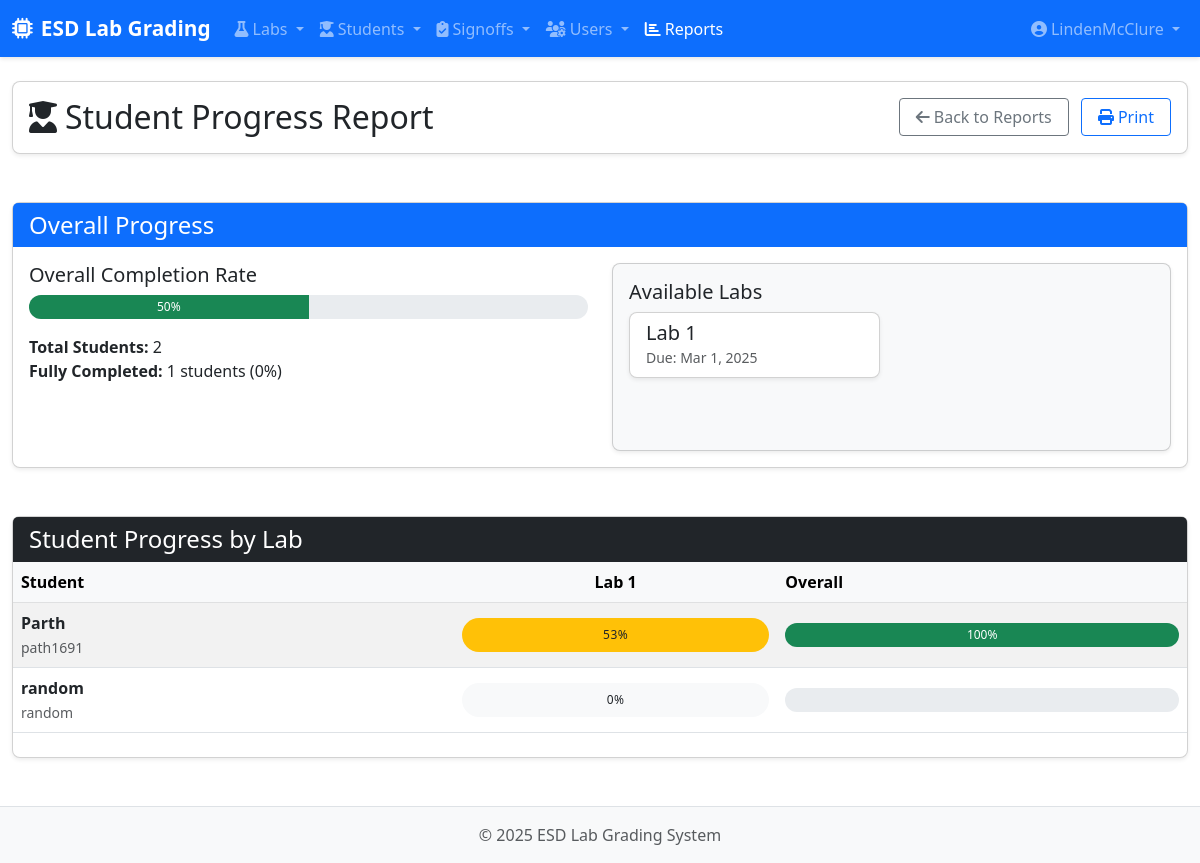
The app's page /reports/students/ (signed in) with its own data.
### labs/models.py (models this page shows, shortened)
class Lab(models.Model):
    name = models.CharField(max_length=200)
    description = models.TextField(blank=True)
    due_date = models.DateTimeField()
    total_points = models.DecimalField(max_digits=5, decimal_places=2)
    grade_scale = models.ForeignKey(GradeScale, on_delete=models.SET_NULL, null=True, blank=True,
                                    related_name='labs', help_text="Grade scale to use for this lab")
    def get_max_score(self):
        total = Decimal('0')
        for part in self.parts.all():
            total += part.get_max_score()
        return total
    def get_student_score(self, student):
        total_score = Decimal('0')
        parts = self.parts.all()
        for part in parts:
            student_score = part.get_student_score(student)
            total_score += student_score
        return total_score
    def get_student_percentage(self, student):
        max_score = self.get_max_score()
        if max_score == 0:
            return Decimal('0')
        score = self.get_student_score(student)
        return (score / max_score) * Decimal('100')
    def get_grade_letter(self, student):
        percentage = self.get_student_percentage(student)
        grade_scale = self.grade_scale if self.grade_scale else GradeScale.get_default_scale()
        return grade_scale.get_letter_grade(percentage)

class Student(models.Model):
    student_id = models.CharField(max_length=20, unique=True)
    name = models.CharField(max_length=100)
    email = models.EmailField(blank=True)
    batch = models.DateField(auto_now=False, auto_now_add=False)
    active = models.BooleanField(default=True)
    @property
    def get_completion_status(self):
        total_parts = Part.objects.filter(is_required=True).count()
        completed_parts = Signoff.objects.filter(
            student=self,
            status='approved',
            part__is_required=True
        ).values('part').distinct().count()
        if total_parts == 0:
            return 0
        return (completed_parts / total_parts) * 100

### labs/views.py (the view)
# urls.py: path('reports/students/', views.student_progress_report, name='student_progress_report'),
@login_required
def student_progress_report(request):
    students = Student.objects.filter(active=True).order_by('name')
    labs = Lab.objects.all().order_by('name')
    matrix = []
    for student in students:
        row = {
            'student': student,
            'labs': [],
            'overall_completion': student.get_completion_status
        }
        for lab in labs:
            completion = lab.get_student_percentage(student)
            if completion >= 90:
                css_class = 'bg-success text-white'
            elif completion >= 70:
                css_class = 'bg-info text-white'
            elif completion >= 50:
                css_class = 'bg-warning'
            elif completion > 0:
                css_class = 'bg-danger text-white'
            else:
                css_class = 'bg-light'
            row['labs'].append({
                'lab': lab,
                'completion': completion,
                'css_class': css_class,
                'grade': lab.get_grade_letter(student)
            })
        matrix.append(row)
    total_students = students.count()
    total_labs = labs.count()
    fully_completed = 0
    total_completion = 0
    for student in students:
        completion = student.get_completion_status
        total_completion += completion
        if completion == 100:
            fully_completed += 1
    if total_students > 0:
        overall_completion = total_completion / total_students
    else:
        overall_completion = 0
    stats = {
        'total_students': total_students,
        'total_labs': total_labs,
        'fully_completed': fully_completed,
        'overall_completion': overall_completion
    }
    return render(request, 'labs/reports/student_progress.html', {
        'students': students,
        'labs': labs,
        'matrix': matrix,
        'stats': stats
    })

### labs/templates/labs/reports/student_progress.html (shortened to what this page needs)
{% extends 'base.html' %}
{% load static %}
{% block content %}
<div class="container-fluid">
    <div class="row mb-4">
        <div class="col-12">
            <div class="card">
                <div class="card-body d-flex justify-content-between align-items-center">
                    <h2 class="mb-0"><i class="fas fa-user-graduate me-2"></i>Student Progress Report</h2>
                    <div>
                        <a href="{% url 'labs:reports' %}" class="btn btn-outline-secondary me-2">
                            <i class="fas fa-arrow-left me-1"></i>Back to Reports
                        </a>
                        <button id="print-btn" class="btn btn-outline-primary">
                            <i class="fas fa-print me-1"></i>Print
                        </button>
                    </div>
                </div>
            </div>
        </div>
    </div>
    <div class="row mb-4">
        <div class="col-md-12">
            <div class="card">
                <div class="card-header bg-primary text-white">
                    <h4 class="mb-0">Overall Progress</h4>
                </div>
                <div class="card-body">
                    <div class="row">
                        <div class="col-md-6">
                            <div class="mb-3">
                                <h5>Overall Completion Rate</h5>
                                <div class="progress completion-bar">
                                    <div class="progress-bar bg-success" role="progressbar"
                                         style="width: {{ stats.overall_completion|floatformat:0 }}%"
                                         aria-valuenow="{{ stats.overall_completion|floatformat:0 }}"
                                         aria-valuemin="0" aria-valuemax="100">
                                        {{ stats.overall_completion|floatformat:0 }}%
                                    </div>
                                </div>
                            </div>
                            <p>
                                <strong>Total Students:</strong> {{ stats.total_students }}<br>
                                <strong>Fully Completed:</strong> {{ stats.fully_completed }} students
                                ({{ stats.total_students|yesno:'0,0' }}%)
                            </p>
                        </div>
                        <div class="col-md-6">
                            <div class="card bg-light h-100">
                                <div class="card-body">
                                    <h5 class="card-title">Available Labs</h5>
                                    <div class="row">
                                        {% for lab in labs %}
                                        <div class="col-md-6 mb-2">
                                            <div class="card">
                                                <div class="card-body py-2">
                                                    <h5 class="mb-0">{{ lab.name }}</h5>
                                                    <small class="text-muted">Due: {{ lab.due_date|date:"M j, Y" }}</small>
                                                </div>
                                            </div>
                                        </div>
                                        {% endfor %}
                                    </div>
                                </div>
                            </div>
                        </div>
                    </div>
                </div>
            </div>
        </div>
    </div>
    <div class="row">
        <div class="col-12">
            <div class="card">
                <div class="card-header bg-dark text-white">
                    <h4 class="mb-0">Student Progress by Lab</h4>
                </div>
                <div class="card-body p-0">
                    <div class="table-responsive">
                        <table class="table table-striped table-hover mb-0 report-table">
                            <thead class="table-light">
                                <tr>
                                    <th>Student</th>
                                    {% for lab in labs %}
                                    <th class="text-center">{{ lab.name }}</th>
                                    {% endfor %}
                                    <th>Overall</th>
                                </tr>
                            </thead>
                            <tbody>
                                {% for row in matrix %}
                                <tr>
                                    <td>
                                        <div><strong>{{ row.student.name }}</strong></div>
                                        <small class="text-muted">{{ row.student.student_id }}</small>
                                    </td>
                                    {% for lab_status in row.labs %}
                                    <td class="text-center">
                                        <div class="status-badge {{ lab_status.css_class }}">
                                            {{ lab_status.completion|floatformat:0 }}%
                                        </div>
                                    </td>
                                    {% endfor %}
                                    <td>
                                        <div class="progress completion-bar">
                                            <div class="progress-bar {{ row.overall_completion|floatformat:0|yesno:'bg-success,bg-warning' }}"
                                                 role="progressbar"
                                                 style="width: {{ row.overall_completion|floatformat:0 }}%"
                                                 aria-valuenow="{{ row.overall_completion|floatformat:0 }}"
                                                 aria-valuemin="0" aria-valuemax="100">
                                                {{ row.overall_completion|floatformat:0 }}%
                                            </div>
                                        </div>
                                    </td>
                                </tr>
                                {% endfor %}
                            </tbody>
                        </table>
                    </div>
                </div>
            </div>
        </div>
    </div>
</div>
{% endblock %}

### templates/base.html (shortened to what this page needs)
{% load static %}
{% load role_tags %}
<!DOCTYPE html>
<html lang="en">
<head>
    <link href="https://cdn.jsdelivr.net/npm/bootstrap@5.3.0-alpha1/dist/css/bootstrap.min.css" rel="stylesheet">
    <link rel="stylesheet" href="https://cdnjs.cloudflare.com/ajax/libs/font-awesome/6.4.0/css/all.min.css">
    <link rel="stylesheet" href="{% static 'css/styles.css' %}">
</head>
<body>
    <nav class="navbar navbar-expand-lg navbar-dark bg-primary sticky-top">
        <div class="container-fluid">
            <a class="navbar-brand" href="{% url 'labs:home' %}">
                <i class="fas fa-microchip me-2"></i>ESD Lab Grading
            </a>
            <div class="collapse navbar-collapse" id="navbarMain">
                <ul class="navbar-nav me-auto">
                    <li class="nav-item dropdown">
                        <a class="nav-link dropdown-toggle" href="#" id="labsDropdown" role="button" data-bs-toggle="dropdown">
                            <i class="fas fa-flask me-1"></i>Labs
                        </a>
                    </li>
                    {% if request.user.is_authenticated %}
                    <li class="nav-item dropdown">
                        <a class="nav-link dropdown-toggle" href="#" id="studentsDropdown" role="button" data-bs-toggle="dropdown">
                            <i class="fas fa-user-graduate me-1"></i>Students
                        </a>
                    </li>
                    {% endif %}
                    {% if request.user.is_authenticated %}
                    <li class="nav-item dropdown">
                        <a class="nav-link dropdown-toggle" href="#" id="signoffsDropdown" role="button" data-bs-toggle="dropdown">
                            <i class="fas fa-clipboard-check me-1"></i>Signoffs
                        </a>
                    </li>
                    {% endif %}
                    {% if request.user.is_authenticated and request.user|has_role:'instructor' %}
                    <li class="nav-item dropdown">
                        <a class="nav-link dropdown-toggle" href="#" id="usersDropdown" role="button" data-bs-toggle="dropdown">
                            <i class="fas fa-users-cog me-1"></i>Users
                        </a>
                    </li>
                    {% endif %}
                    {% if request.user.is_authenticated %}
                    <li class="nav-item">
                        <a class="nav-link" href="{% url 'labs:reports' %}">
                            <i class="fas fa-chart-bar me-1"></i>Reports
                        </a>
                    </li>
                    {% endif %}
                </ul>
                <ul class="navbar-nav ms-3">
                    {% if request.user.is_authenticated %}
                    <li class="nav-item dropdown">
                        <a class="nav-link dropdown-toggle" href="#" id="userDropdown" role="button" data-bs-toggle="dropdown">
                            <i class="fas fa-user-circle me-1"></i>{{ request.user.username }}
                        </a>
                    </li>
                    {% else %}
                    <li class="nav-item">
                        <a class="nav-link" href="{% url 'admin:login' %}?next=/">Login</a>
                    </li>
                    {% endif %}
                </ul>
            </div>
        </div>
    </nav>
    <main class="py-4">
        {% block content %}{% endblock %}
    </main>
    <footer class="footer mt-auto py-3 bg-light">
        <div class="container text-center">
            <span class="text-muted">© {% now "Y" %} ESD Lab Grading System</span>
        </div>
    </footer>
</body>
</html>

### records on screen
Lab: name "Lab 1", due_date "Mar 1, 2025", completion "53", completion "0"
Student: student.name "Parth", student.student_id "path1691", overall_completion "100"
Student: student.name "random", student.student_id "random"

### other values on screen
{{ request.user.username }} "LindenMcClure"
{{ stats.overall_completion|floatformat:0 }} "50"
{{ stats.total_students }} "2"
{{ stats.fully_completed }} "1"
{{ stats.total_students|yesno:'0,0' }} "0"
